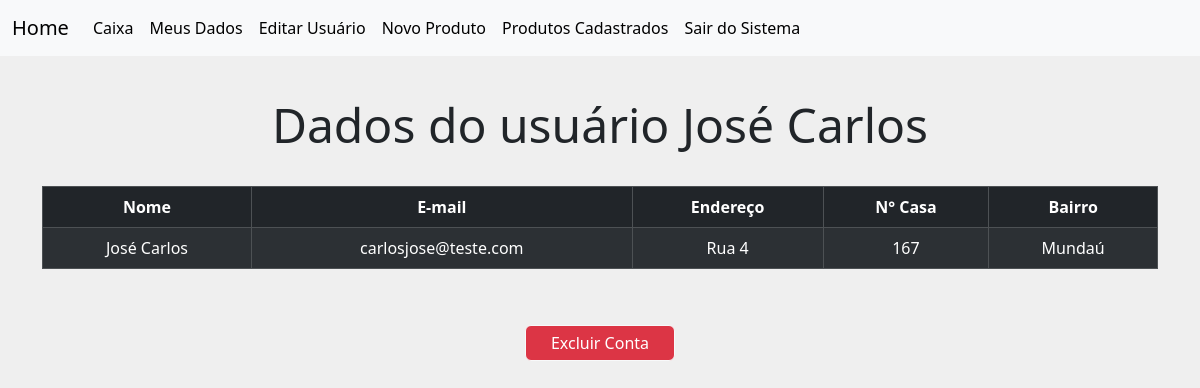
Page /dados_usuario/2 (signed in) on the earlier database version.
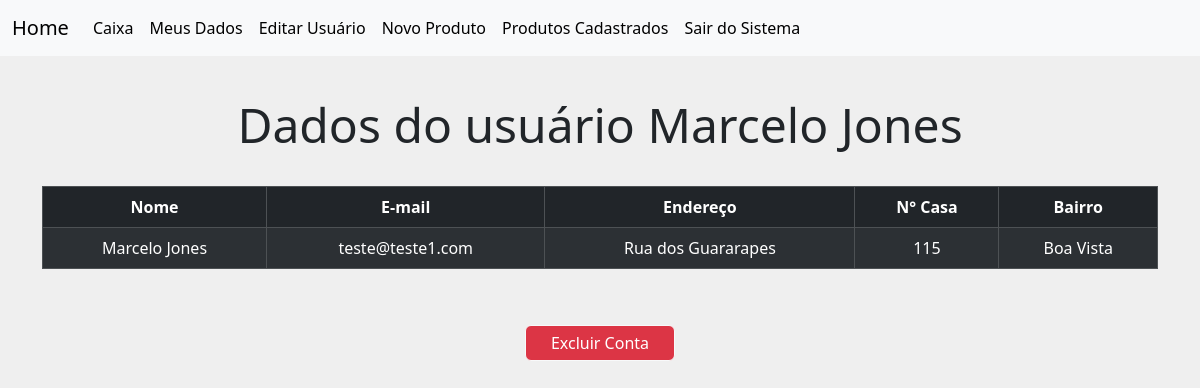
Same page on the later database version.
### models/modelos.py (models this page shows, shortened)
class Usuarios(db.Model, UserMixin):
    id = db.Column(db.Integer, primary_key=True)
    nome = db.Column(db.String(60), nullable=False)
    email = db.Column(db.String(60), nullable=False, unique=True)
    endereco = db.Column(db.String(100), nullable=False)
    numcasa = db.Column(db.Integer, nullable=False)
    bairro = db.Column(db.String(60), nullable=False)
    senha = db.Column(db.String(12), nullable=False)
    def verifica_senha(self, senha):
        return check_password_hash(self.senha, senha)
    '''def verifica_senha(self, chave):
        return check_password_hash(self.senha, chave)'''

### views.py (the view)
@app.route('/dados_usuario/<int:id>')
def dados_usuario(id):
    usuario = Usuarios.query.filter_by(id=id).first()
    return render_template('usuario.html',usuario=usuario)

### models/modelos.py (called while the page is built)
@login_manager.user_loader
def get_user(user_id):
    return Usuarios.query.filter_by(id=user_id).first()

### templates/usuario.html (shortened to what this page needs)
{% extends 'bases/base_logado.html' %}
{% block customCSS %}
<link rel="stylesheet" href="{{ url_for('static', filename='css/style_lista.css')}}">
{% endblock %}
{% block content %}
    <div class="container">
        <div class="page-header pai__tit">
            <h1 class="tit__principal">Dados do usuário {{usuario.nome}}</h1>
        </div>
        <table class="table table-dark table-striped table-responsive table-bordered tabela ">
            <thead class="thead-default">
                <tr>
                    <th>Nome</th>
                    <th>E-mail</th>
                    <th>Endereço</th>
                    <th>N° Casa</th>
                    <th>Bairro</th>
                </tr>
            </thead>
            <tbody>
                    <tr>
                        <td>{{usuario.nome}}</td>
                        <td>{{usuario.email}}</td>
                        <td>{{usuario.endereco}}</td>
                        <td>{{usuario.numcasa}}</td>
                        <td>{{usuario.bairro}}</td>
                    </tr>
            </tbody>
        </table>
        <div class="pai__botoes">
            <button type="button" class="btns btn btn-danger text-white border border-light" data-bs-toggle="modal" data-bs-target="#exampleModal">
                Excluir Conta
              </button>
        </div>
    </div>
{% endblock %}

### templates/bases/base_logado.html (shortened to what this page needs)
<!DOCTYPE html>
<html lang="pt-br">
<head>
    <link href="https://cdn.jsdelivr.net/npm/bootstrap@5.3.2/dist/css/bootstrap.min.css" rel="stylesheet">
    {% block customCSS %}
    {% endblock %}
</head>
<body>
    <header>
        <nav class="navbar navbar-expand-lg navbar-light bg-light">
            <div class="container-fluid">
              <a class="navbar-brand" href="{{ url_for('menu', id=current_user.id) }}">Home</a>
              <div class="collapse navbar-collapse" id="navbarNav">
                <ul class="navbar-nav">
                  <li class="nav-item">
                    <a class="nav-link active" aria-current="page" href="{{url_for('vender_produto')}}">Caixa</a>
                  </li>
                  <li class="nav-item">
                    <a class="nav-link active" aria-current="page" href="{{url_for('dados_usuario', id=current_user.id)}}">Meus Dados</a>
                  </li>
                  <li class="nav-item">
                    <a class="nav-link text-black" href="{{url_for('editar_usuario', id=current_user.id)}}">Editar Usuário</a>
                  </li>
                  <li class="nav-item">
                    <a class="nav-link text-black" href="{{url_for('cadastro_produto')}}" tabindex="-1">Novo Produto</a>
                  </li>
                  <li class="nav-item">
                    <a class="nav-link text-black" href="{{url_for('produtos')}}" tabindex="-1">Produtos Cadastrados</a>
                  </li>
                  <li class="nav-item">
                    <a class="nav-link text-black" href="{{url_for('logout')}}">Sair do Sistema</a>
                  </li>
                </ul>
              </div>
            </div>
          </nav>
    </header>
    {% block content %}
    {% endblock %}
</body>
</html>

### static/css/style_lista.css (style rules this page uses)
:root { --cor-principal: #efefef; --cor-secundaria: #6B6FDE; --cor-preta: #000000; --fonte-principal: 'Montserrat', sans-serif; }
* { margin: 0; padding: 0; box-sizing: border-box; }
body { background-color: var(--cor-principal); }
.tabela { text-align: center; }
.pai__tit { display: flex; justify-content: center; padding: 2.5em 0 1.5em 0; }
.tit__principal { font-size: 48px; font-weight: 500; }
.pai__botoes { display: flex; justify-content: center; gap: 7em; padding: 2.5em 0 0 0; }
.btns { width: 150px; padding: 5px; }

Differences in the rows shown:
changed Usuarios: nome "José Carlos" → "Marcelo Jones"; email "carlosjose@teste.com" → "teste@teste1.com"; endereco "Rua 4" → "Rua dos Guararapes"; numcasa "167" → "115"; bairro "Mundaú" → "Boa Vista"
